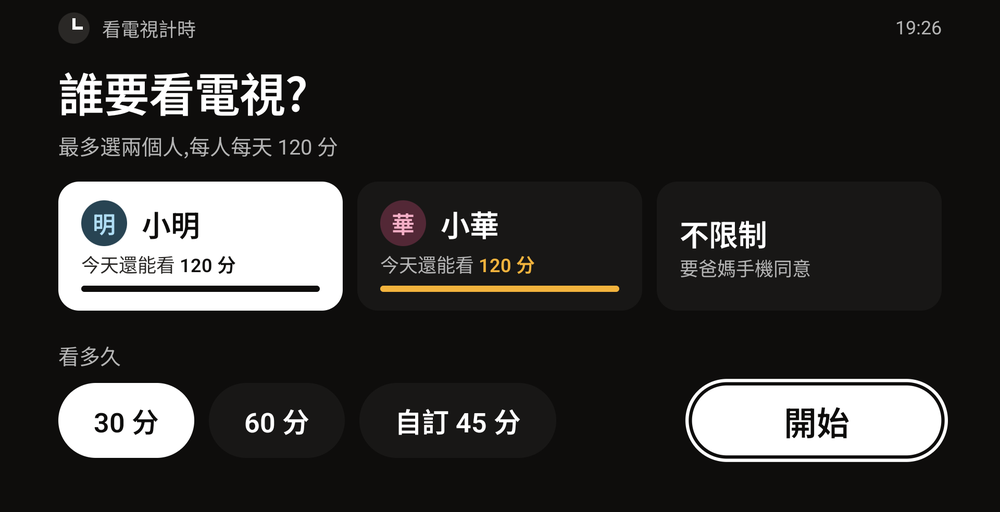
#> input picture video/assets/tv-picker.png, 1000 x 512 px, shrunk from 1920 x 984 before the run
$ python solidify.py ../assets/tv-picker.png ../assets/analytics.png 5
#> lines starting #> are read from the running program, lines starting #| are printed output that depends on the picture; after the words box and inside, x2 and y2 are one past the last pixel; in counts of white or black regions, pixels touching at a corner belong together
#!/usr/bin/env python3
"""solidify.py RAW OUT [pad]:去綠幕,專給小電用。
key.py 會把薄荷綠身體誤判成半透明、去綠反光時又把身體洗成灰色;這裡改成:
輪廓(補洞)裡面一律不透明、直接用原圖顏色,只有邊緣 3px 做半透明和去綠反光。"""
import sys
import numpy as np
from PIL import Image
from scipy import ndimage
src, dst = sys.argv[1], sys.argv[2]
pad = int(sys.argv[3]) if len(sys.argv) > 3 else 30
im = np.asarray(Image.open(src).convert("RGB")).astype(np.float32)
c = 24
K = np.median(np.concatenate([im[:c, :c].reshape(-1, 3), im[:c, -c:].reshape(-1, 3), im[-c:, :c].reshape(-1, 3), im[-c:, -c:].reshape(-1, 3)]), axis=0)
#> K = [14, 13, 12]
d = np.sqrt(((im - K) ** 2).sum(-1))
a = np.clip((d - 60) / 100, 0, 1)
solid = a > 0.5
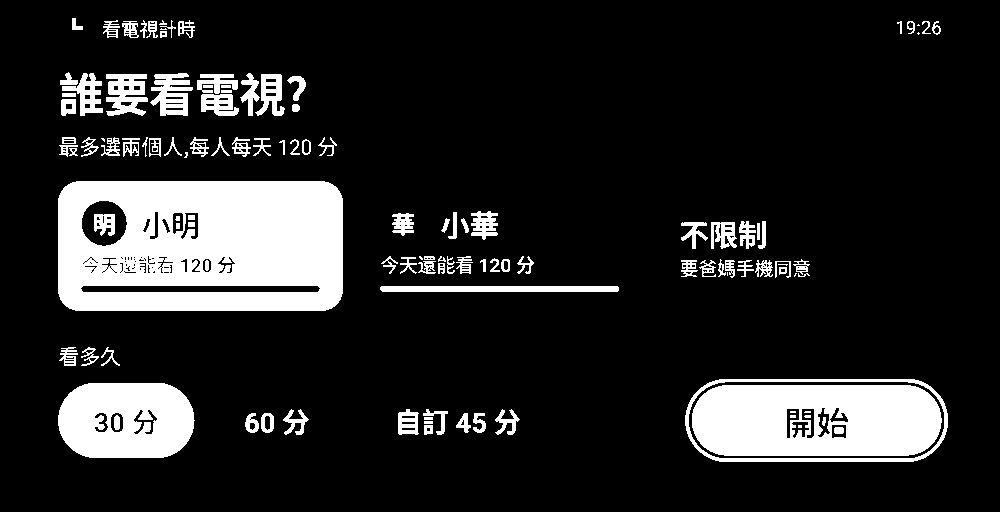
#> solid: shape (512, 1000) bool; 14.9% white; 119 white regions (15 under 20 px), largest, box (x1, y1, x2, y2) and area: (58, 181, 343, 311) 32513, (692, 385, 942, 456) 15640, (58, 383, 195, 458) 8556
lab, n = ndimage.label(solid)
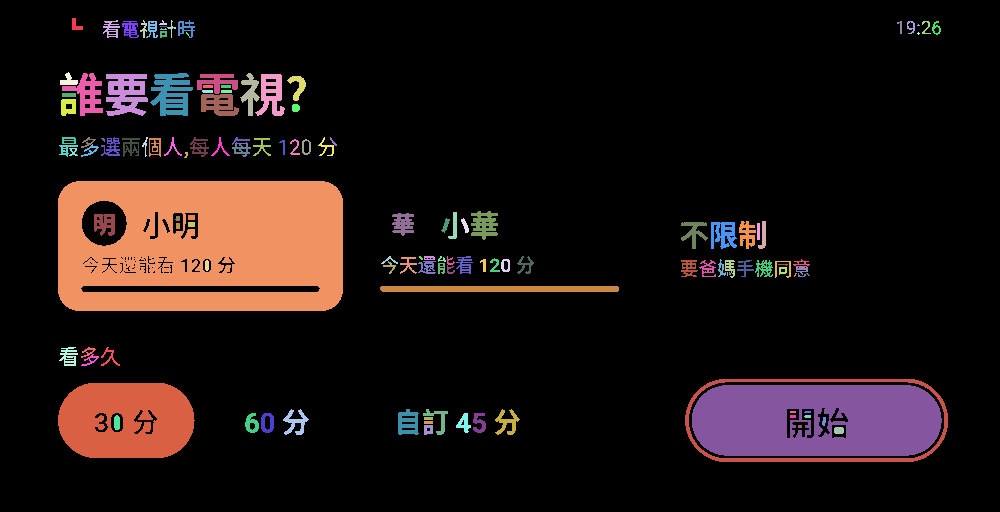
#> lab: shape (512, 1000) int32; 132 distinct labels, from 0 to 131; one colour per label, 0 black
#> n = 131
if n:
    sizes = ndimage.sum(solid, lab, range(1, n + 1))
#> sizes = 131 values, max 32513 at index 56, min 4 at index 12, mean 583.8
    solid = np.isin(lab, [i + 1 for i, s in enumerate(sizes) if s >= 150])
body = ndimage.binary_fill_holes(ndimage.binary_closing(solid, iterations=6))
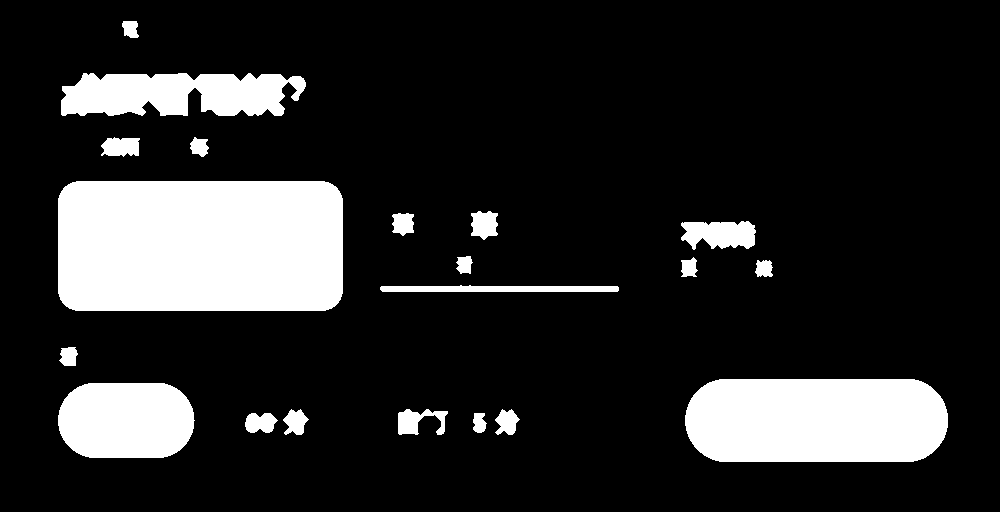
#> body: shape (512, 1000) bool; 16.2% white; 20 white regions, largest, box (x1, y1, x2, y2) and area: (58, 181, 343, 311) 36648, (685, 379, 948, 462) 20371, (58, 383, 195, 458) 9037
inner = ndimage.binary_erosion(body, iterations=3)
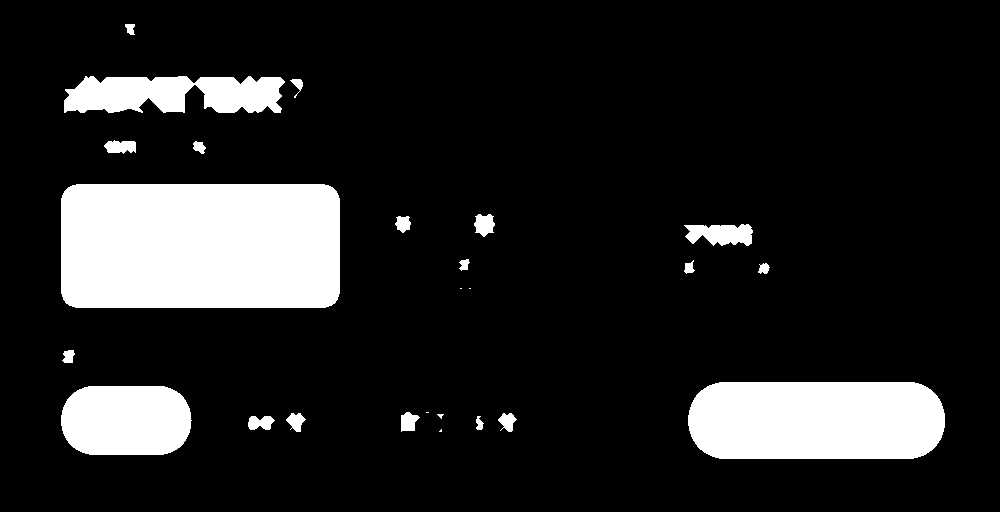
#> inner: shape (512, 1000) bool; 13.9% white; 25 white regions (5 under 20 px), largest, box (x1, y1, x2, y2) and area: (61, 184, 340, 308) 34326, (688, 382, 945, 459) 18607, (61, 386, 192, 455) 8050
edge = ndimage.binary_dilation(body, iterations=2) & ~inner
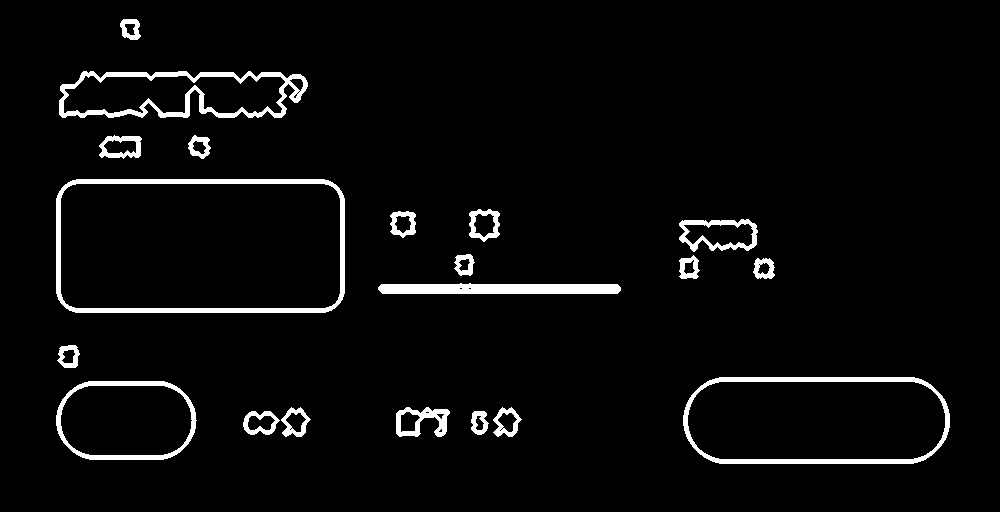
#> edge: shape (512, 1000) bool; 3.9% white; 20 white regions, largest, box (x1, y1, x2, y2) and area: (56, 179, 345, 313) 3890, (59, 71, 308, 118) 3083, (683, 377, 950, 464) 2960
a = np.where(inner, 1.0, np.where(edge, a, 0.0))
rgb = im.copy()
despill = np.minimum(rgb[..., 1], rgb[..., [0, 2]].max(-1))
rgb[..., 1] = np.where(edge, despill, rgb[..., 1])        # 只有邊緣去綠反光
#> rgb: shape (512, 1000, 3) float32; mean R, G, B 49.5, 48.2, 47.2
out = np.dstack([rgb, a * 255]).clip(0, 255).astype(np.uint8)
ys, xs = np.where(a > 0.02)
out = out[ys.min():ys.max() + 1, xs.min():xs.max() + 1]
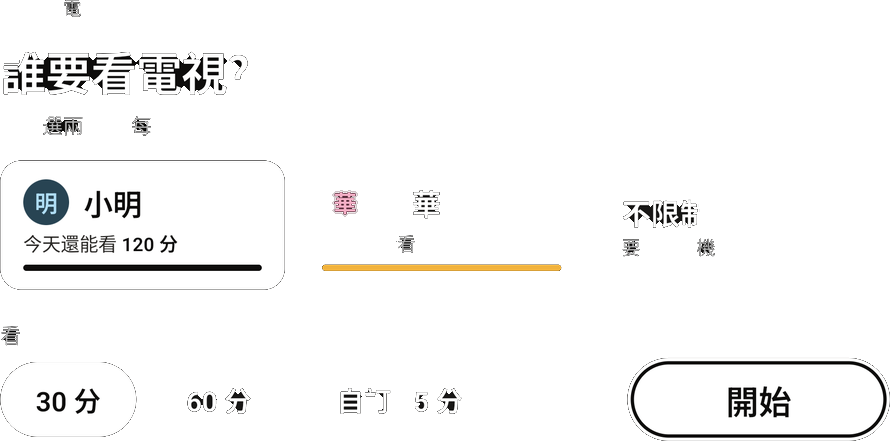
#> out: shape (441, 890, 4); mean R, G, B, A 60.2, 59, 57.8, 53.2; transparent parts drawn white
o = Image.new("RGBA", (out.shape[1] + 2 * pad, out.shape[0] + 2 * pad), (0, 0, 0, 0))
#> o: PIL image 900x451 RGBA; every value is 0
o.paste(Image.fromarray(out), (pad, pad))
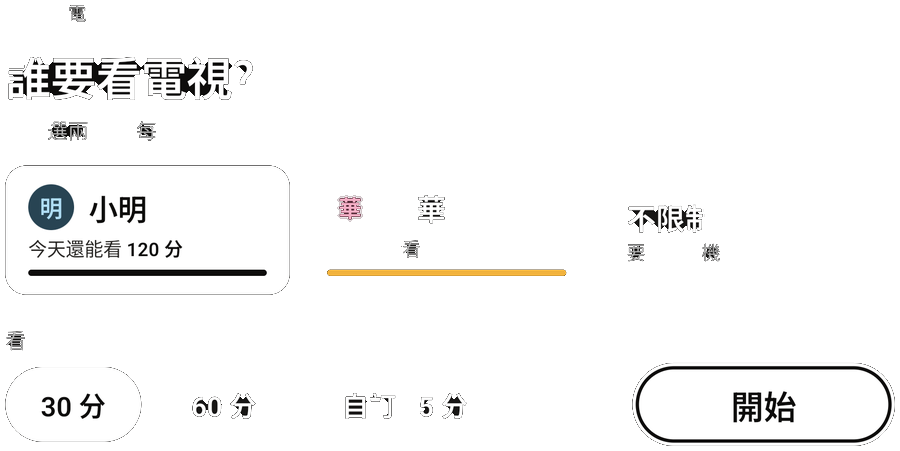
#> o: PIL image 900x451 RGBA; mean R, G, B, A 58.2, 57.1, 55.9, 51.4; transparent parts drawn white
o.save(dst)
print(dst, o.size)
#| ../assets/analytics.png (900, 451)

$ run again, on video/assets/phone-approve.png
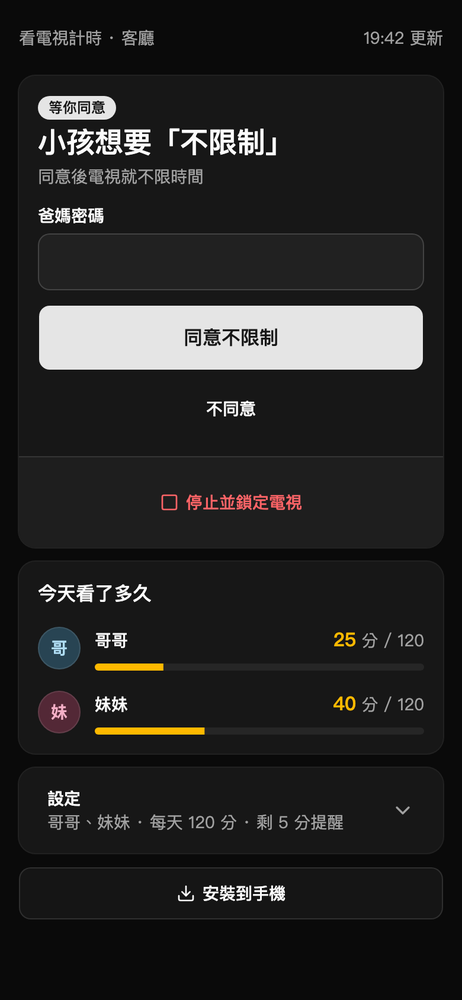
#> input picture video/assets/phone-approve.png, 462 x 1000 px, shrunk from 780 x 1688 before the run
#> K = [10, 10, 10]
#> `lab, n = ndimage.label(solid)`:
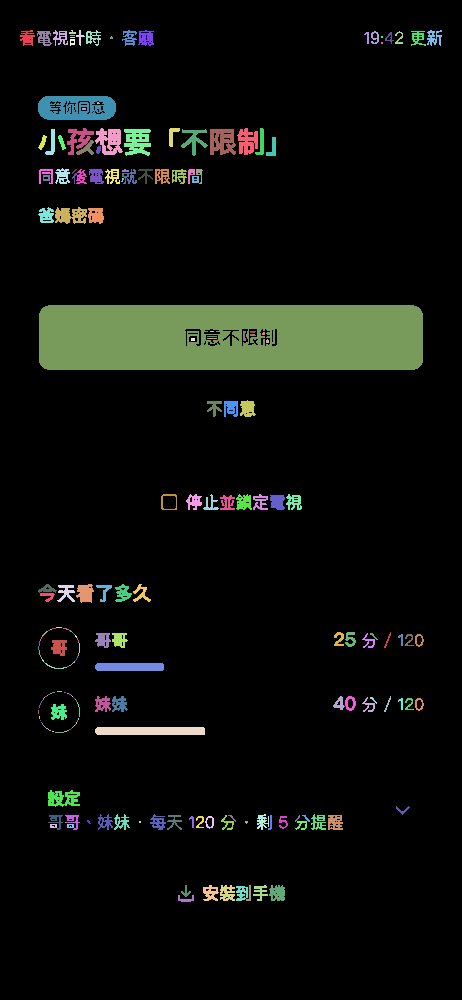
#> lab: shape (1000, 462) int32; 225 distinct labels, from 0 to 224; one colour per label, 0 black
#> n = 224
#> sizes = 224 values, max 24181 at index 57, min 1 at index 92, mean 185.2
#> body: shape (1000, 462) bool; 8.2% white; 24 white regions, largest, box (x1, y1, x2, y2) and area: (39, 305, 423, 370) 24856, (38, 96, 151, 156) 3943, (181, 128, 258, 156) 1676
#> inner: shape (1000, 462) bool; 6.4% white; 24 white regions, largest, box (x1, y1, x2, y2) and area: (42, 308, 420, 367) 22258, (41, 99, 148, 153) 2998, (186, 131, 255, 152) 1137
#> edge: shape (1000, 462) bool; 3.3% white; 24 white regions, largest, box (x1, y1, x2, y2) and area: (37, 303, 425, 372) 4350, (36, 94, 153, 158) 1599, (93, 725, 207, 737) 1131
#> rgb: shape (1000, 462, 3) float32; mean R, G, B 37.8, 37.3, 36.7
#> `o.paste(Image.fromarray(out), (pad, pad))`:
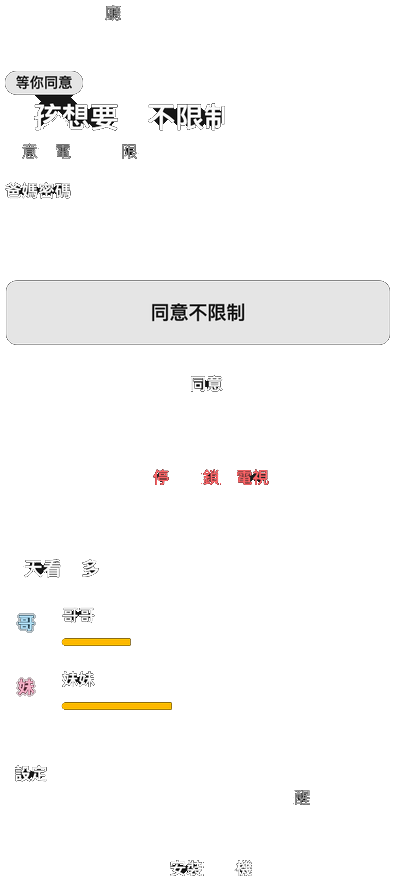
#> o: PIL image 395x881 RGBA; mean R, G, B, A 44.9, 44.1, 43.4, 27.3; transparent parts drawn white
#| ../assets/phone-approve.png (395, 881)

$ run again, on video/assets/phone-kid-limit.png
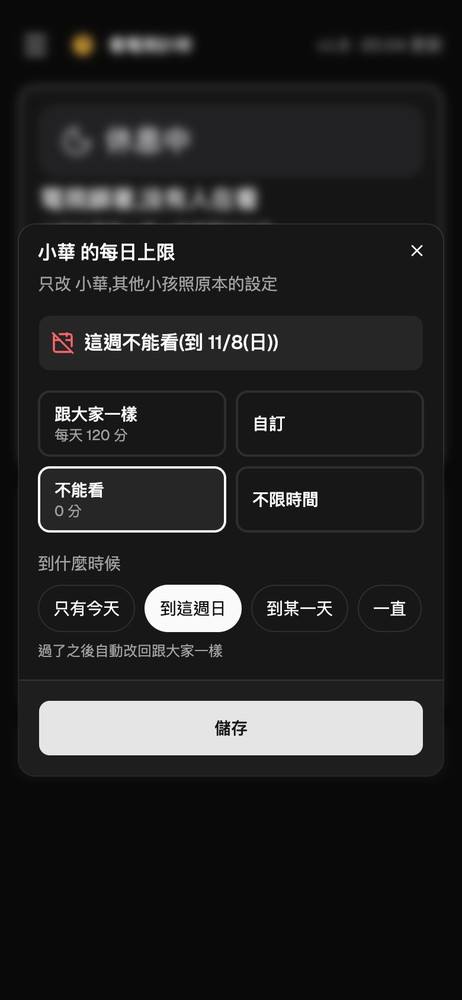
#> input picture video/assets/phone-kid-limit.png, 462 x 1000 px, shrunk from 780 x 1688 before the run
#> K = [9, 9, 9]
#> `lab, n = ndimage.label(solid)`:
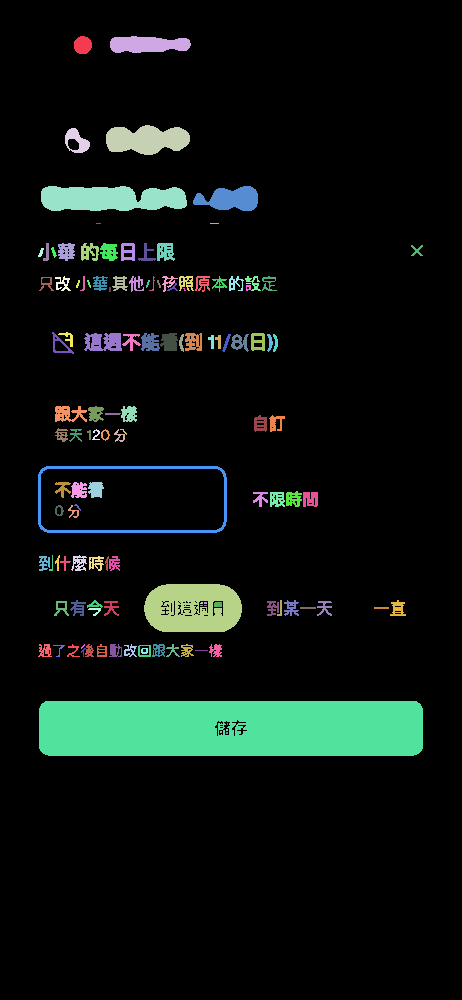
#> lab: shape (1000, 462) int32; 128 distinct labels, from 0 to 127; one colour per label, 0 black
#> n = 127
#> sizes = 127 values, max 20847 at index 122, min 2 at index 123, mean 350.6
#> body: shape (1000, 462) bool; 11.1% white; 18 white regions, largest, box (x1, y1, x2, y2) and area: (39, 701, 423, 756) 21028, (38, 466, 227, 533) 12533, (41, 186, 258, 211) 4255
#> inner: shape (1000, 462) bool; 8.9% white; 20 white regions, largest, box (x1, y1, x2, y2) and area: (42, 704, 420, 753) 18486, (41, 469, 224, 530) 11100, (147, 587, 239, 629) 3507
#> edge: shape (1000, 462) bool; 3.8% white; 18 white regions, largest, box (x1, y1, x2, y2) and area: (37, 699, 425, 758) 4258, (36, 464, 229, 535) 2409, (39, 184, 260, 213) 2291
#> `o.paste(Image.fromarray(out), (pad, pad))`:
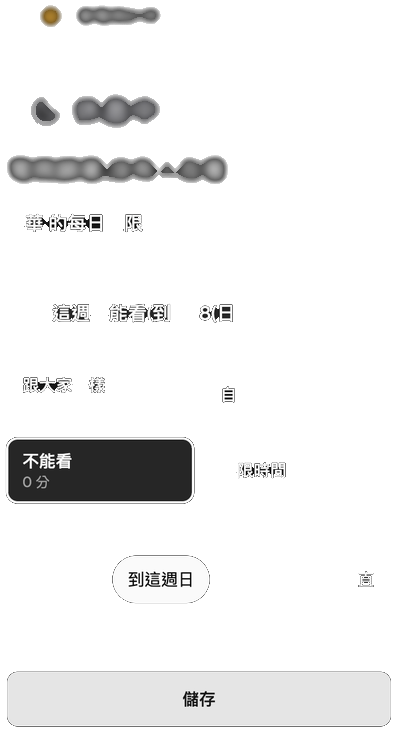
#> o: PIL image 396x732 RGBA; mean R, G, B, A 51.5, 51.4, 51.5, 44.5; transparent parts drawn white
#| ../assets/phone-kid-limit.png (396, 732)

$ run again, on video/assets/phone-locked.png
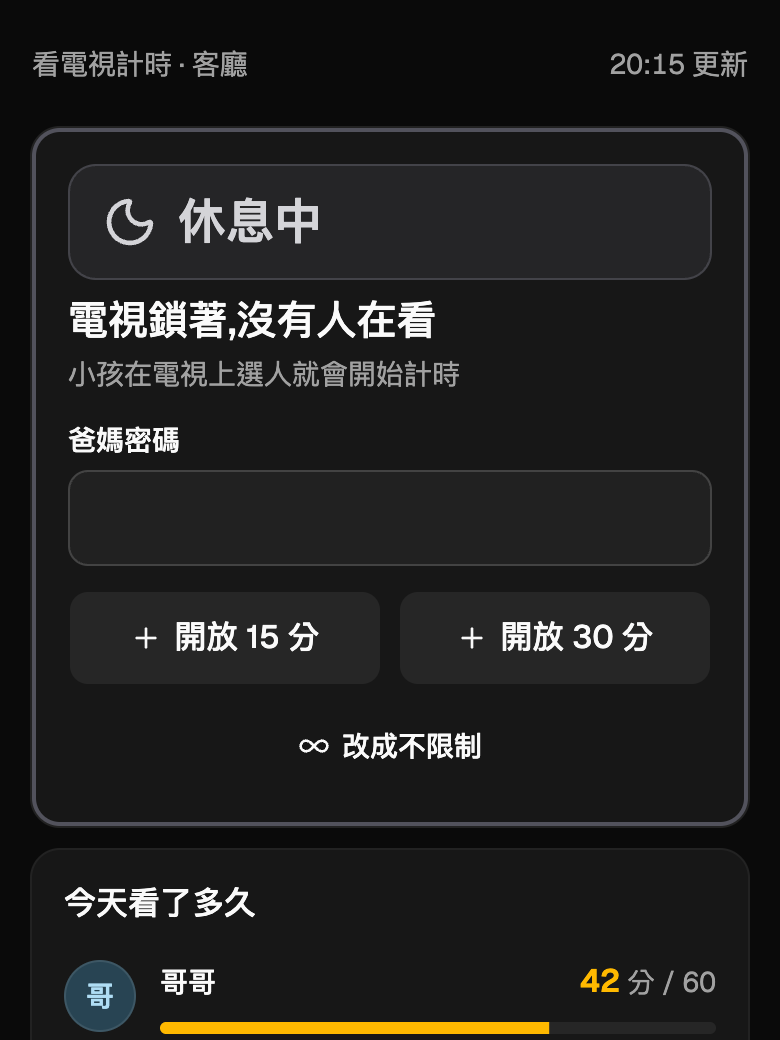
#> input picture video/assets/phone-locked.png, 780 x 1040 px
#> K = [10, 10, 10]
#> lab: shape (1040, 780) int32; 122 distinct labels, from 0 to 121
#> n = 121
#> sizes = 121 values, max 10996 at index 25, min 12 at index 15, mean 402.2
#> body: shape (1040, 780) bool; 63.8% white; 1 black region, box (x1, y1, x2, y2) and area: (0, 0, 780, 1040) 293249
#> inner: shape (1040, 780) bool; 62% white; 1 black region, box (x1, y1, x2, y2) and area: (0, 0, 780, 1040) 308452
#> edge: shape (1040, 780) bool; 3.2% white; 13 white regions, largest, box (x1, y1, x2, y2) and area: (30, 126, 750, 828) 13800, (158, 1020, 551, 1036) 3954, (63, 885, 192, 920) 1539
#> `o.paste(Image.fromarray(out), (pad, pad))`:
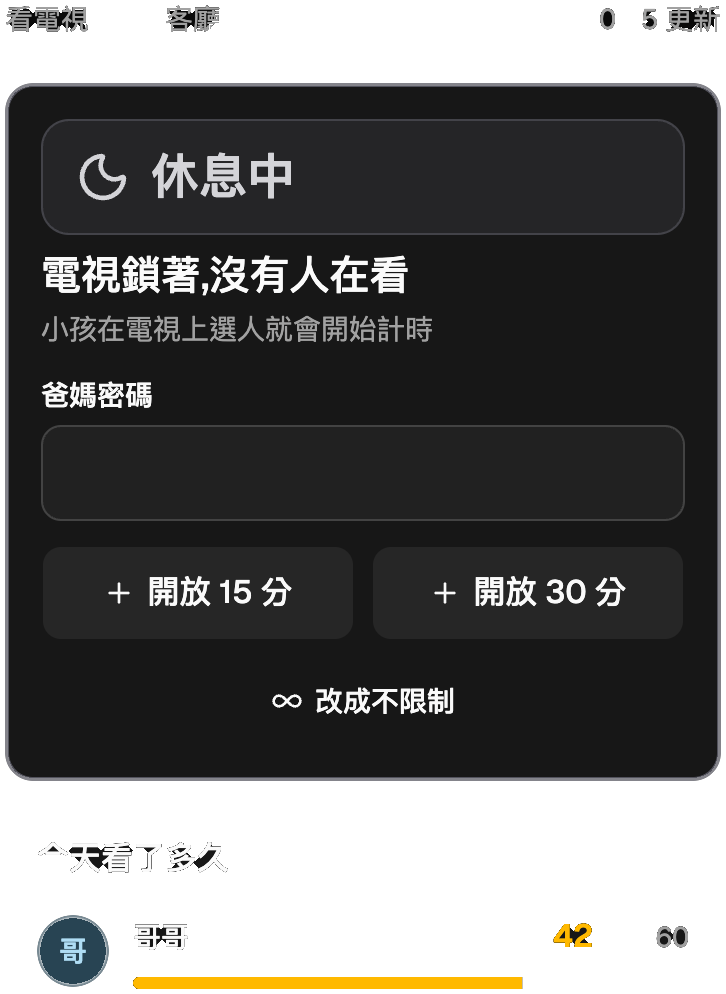
#> o: PIL image 726x994 RGBA; mean R, G, B, A 35.5, 35.2, 34.3, 181.8; transparent parts drawn white
#| ../assets/phone-locked.png (726, 994)
